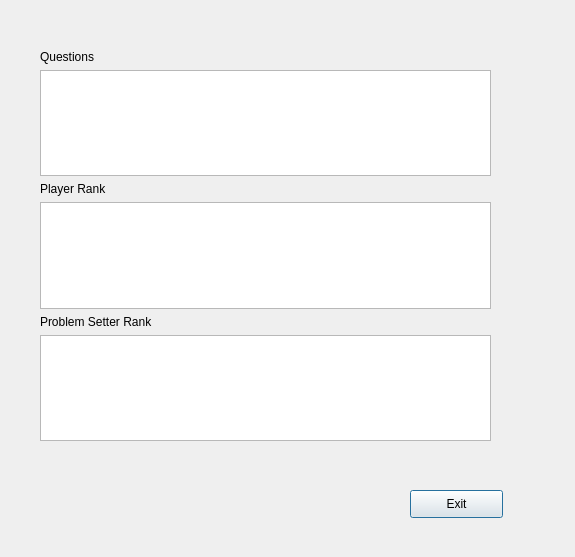
<?xml version="1.0" encoding="UTF-8"?>
<ui version="4.0">
 <class>View_all_question</class>
 <widget class="QDialog" name="View_all_question">
  <property name="geometry">
   <rect>
    <x>0</x>
    <y>0</y>
    <width>575</width>
    <height>557</height>
   </rect>
  </property>
  <property name="windowTitle">
   <string>Dialog</string>
  </property>
  <widget class="QPushButton" name="exitBtn">
   <property name="geometry">
    <rect>
     <x>410</x>
     <y>490</y>
     <width>93</width>
     <height>28</height>
    </rect>
   </property>
   <property name="text">
    <string>Exit</string>
   </property>
  </widget>
  <widget class="QWidget" name="verticalLayoutWidget">
   <property name="geometry">
    <rect>
     <x>40</x>
     <y>50</y>
     <width>451</width>
     <height>391</height>
    </rect>
   </property>
   <layout class="QVBoxLayout" name="verticalLayout">
    <item>
     <widget class="QLabel" name="label">
      <property name="text">
       <string>Questions</string>
      </property>
     </widget>
    </item>
    <item>
     <widget class="QListWidget" name="listWidget"/>
    </item>
    <item>
     <widget class="QLabel" name="label_2">
      <property name="text">
       <string>Player Rank</string>
      </property>
     </widget>
    </item>
    <item>
     <widget class="QListWidget" name="ranks"/>
    </item>
    <item>
     <widget class="QLabel" name="label_3">
      <property name="text">
       <string>Problem Setter Rank</string>
      </property>
     </widget>
    </item>
    <item>
     <widget class="QListWidget" name="setter"/>
    </item>
   </layout>
  </widget>
 </widget>
 <resources/>
 <connections>
  <connection>
   <sender>exitBtn</sender>
   <signal>clicked()</signal>
   <receiver>View_all_question</receiver>
   <slot>close()</slot>
   <hints>
    <hint type="sourcelabel">
     <x>286</x>
     <y>273</y>
    </hint>
    <hint type="destinationlabel">
     <x>199</x>
     <y>149</y>
    </hint>
   </hints>
  </connection>
 </connections>
</ui>
